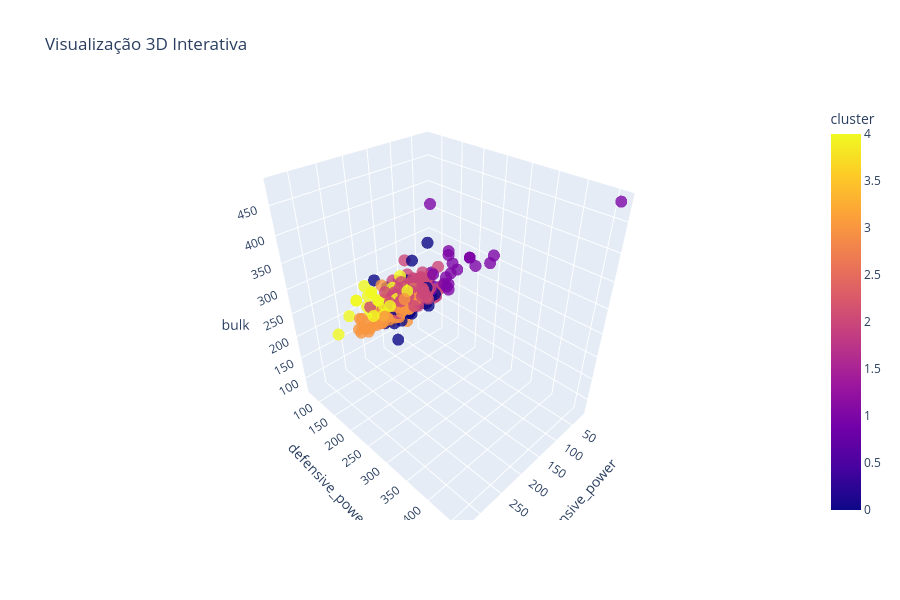

Notebook code for this chart:
### Code cell
plot_distribution(df_kmeans_1, "name", "offensive_power", "defensive_power", "bulk", color="cluster")

### Figure 1 — Plotly figure (JSON) as saved in the notebook; plotly's stock layout.template omitted (floating-point values rounded to 4 significant figures; data arrays with more than 128 entries replaced by an {"elided": "..."} marker saying what was removed)
{"data": [{"hovertemplate": "<b>%{hovertext}</b><br><br>offensive_power=%{x}<br>defensive_power=%{y}<br>bulk=%{z}<br>cluster=%{marker.color}<extra></extra>", "hovertext": {"elided": "377 str values"}, "legendgroup": "", "marker": {"color": {"elided": "377 int values"}, "coloraxis": "coloraxis", "opacity": 0.8, "size": 7, "symbol": "circle"}, "mode": "markers", "name": "", "scene": "scene", "showlegend": false, "type": "scatter3d", "x": {"elided": "377 int values"}, "y": {"elided": "377 int values"}, "z": {"elided": "377 int values"}}], "layout": {"coloraxis": {"colorbar": {"title": {"text": "cluster"}}, "colorscale": [[0, "#0d0887"], [0.1111, "#46039f"], [0.2222, "#7201a8"], [0.3333, "#9c179e"], [0.4444, "#bd3786"], [0.5556, "#d8576b"], [0.6667, "#ed7953"], [0.7778, "#fb9f3a"], [0.8889, "#fdca26"], [1, "#f0f921"]]}, "height": 600, "legend": {"title": {"text": "cluster"}, "tracegroupgap": 0}, "scene": {"domain": {"x": [0, 1], "y": [0, 1]}, "xaxis": {"title": {"text": "offensive_power"}}, "yaxis": {"title": {"text": "defensive_power"}}, "zaxis": {"title": {"text": "bulk"}}}, "title": {"text": "Visualização 3D Interativa"}, "width": 900}}
